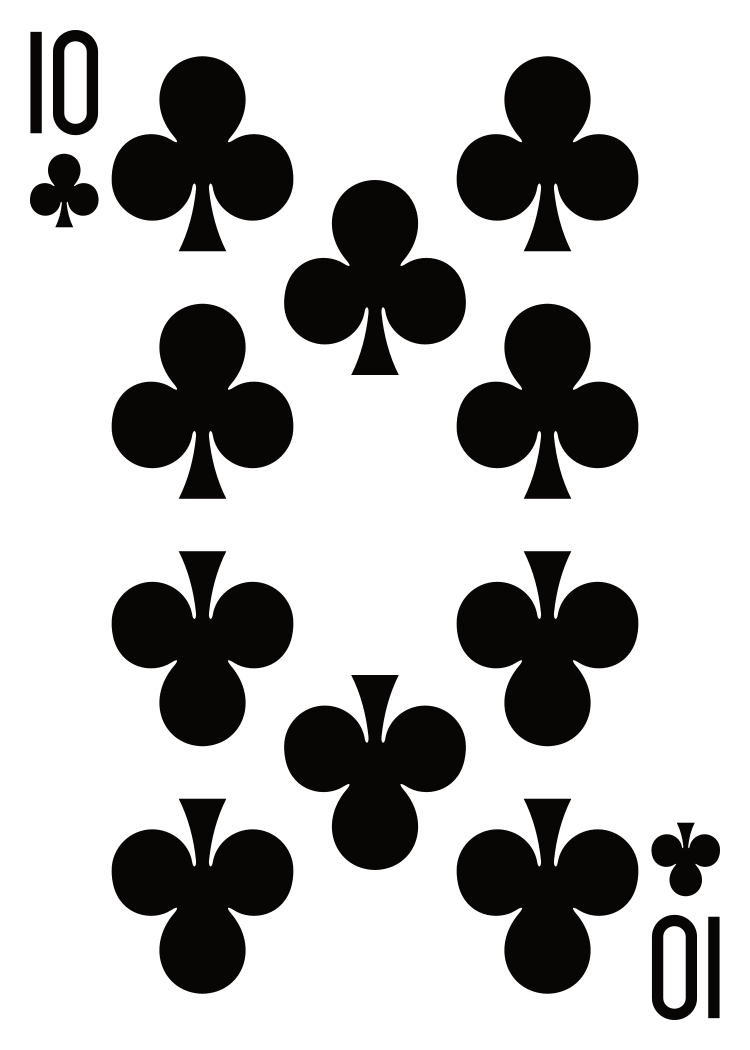
#> input picture samples/cards/deck1/10 of clubs.png, 2250 x 3150 px, given as the content of the folder captures, which was not available (shown at 1/3 size)
$ python harvest_cards.py
#> lines starting #> are read from the running program, lines starting #| are printed output that depends on the picture; after the words box and inside, x2 and y2 are one past the last pixel; in counts of white or black regions, pixels touching at a corner belong together; pictures that were not available may be replaced by others from this repository, and a replacement may not be noted
from pathlib import Path

import cv2
import numpy as np


# ============================================================
# CONFIG
# ============================================================

INPUT_DIR = Path("captures")

HARVEST_ROOT = Path("harvested")
CARDS_DIR = HARVEST_ROOT / "cards"
DEBUG_DIR = HARVEST_ROOT / "debug"

CARDS_DIR.mkdir(parents=True, exist_ok=True)
DEBUG_DIR.mkdir(parents=True, exist_ok=True)

NORMALIZED_SIZE = (80, 116)

# Face-up cards in your screenshots are mostly white.
# Card backs are noticeably less white.
MIN_WHITE_RATIO = 0.60

# Correlation threshold for duplicate detection.
# Higher = stricter match requirement.
DUPLICATE_SIMILARITY = 0.955


# ============================================================
# TABLE REGION
# ============================================================

def crop_table_region(image):
    """
    Restrict detection to the blackjack table area.

    This avoids browser chrome, Dock icons, sidebars,
    and unrelated UI elements.
    """

    h, w = image.shape[:2]

    x1 = int(w * 0.07)
    x2 = int(w * 0.92)

    y1 = int(h * 0.24)
    y2 = int(h * 0.92)

    roi = image[y1:y2, x1:x2]

    return roi, (x1, y1)


# ============================================================
# FACE-UP CARD FILTER
# ============================================================

def white_ratio(card):
    """
    Return the fraction of pixels that are bright/white.
    """

    hsv = cv2.cvtColor(
        card,
        cv2.COLOR_BGR2HSV
    )

    white_mask = cv2.inRange(
        hsv,
        np.array([0, 0, 170]),
        np.array([179, 100, 255])
    )

    white_pixels = np.count_nonzero(
        white_mask
    )

    total_pixels = white_mask.size

    if total_pixels == 0:
        return 0.0

    return white_pixels / total_pixels


def looks_face_up(card):
    """
    Reject card backs and dark UI candidates.
    """

    return white_ratio(card) >= MIN_WHITE_RATIO


# ============================================================
# NORMALIZATION
# ============================================================

def normalize_card(card):
    """
    Convert a card crop into a standardized grayscale image.

    This makes duplicate comparison less sensitive to
    tiny changes in position or scale.
    """

    gray = cv2.cvtColor(
        card,
        cv2.COLOR_BGR2GRAY
    )

    resized = cv2.resize(
        gray,
        NORMALIZED_SIZE,
        interpolation=cv2.INTER_AREA
    )

    resized = cv2.GaussianBlur(
        resized,
        (3, 3),
        0
    )

    return resized


# ============================================================
# DUPLICATE DETECTION
# ============================================================

def similarity_score(a, b):
    """
    Compute normalized correlation.

    ~1.0 = extremely similar
    ~0.0 = unrelated
    """

    a = a.astype(np.float32)
    b = b.astype(np.float32)

    a_std = a.std()
    b_std = b.std()

    if a_std < 1e-6 or b_std < 1e-6:
        return 0.0

    a = (
        a - a.mean()
    ) / a_std

    b = (
        b - b.mean()
    ) / b_std

    return float(
        np.mean(a * b)
    )


def is_duplicate(card, saved_cards):
    """
    Compare a candidate against all previously saved cards.
    """

    normalized = normalize_card(
        card
    )

    best_score = None

    for previous in saved_cards:
        score = similarity_score(
            normalized,
            previous
        )

        if (
            best_score is None
            or score > best_score
        ):
            best_score = score

        if score >= DUPLICATE_SIMILARITY:
            return True, score

    return False, best_score


# ============================================================
# CARD DETECTION
# ============================================================

def detect_cards(table_image):
    """
    Detect large upright card-shaped white regions.
    """

    h, w = table_image.shape[:2]
    image_area = h * w

    hsv = cv2.cvtColor(
        table_image,
        cv2.COLOR_BGR2HSV
    )

    # Detect bright card surfaces.
    mask = cv2.inRange(
        hsv,
        np.array([0, 0, 175]),
        np.array([179, 95, 255])
    )

    kernel = cv2.getStructuringElement(
        cv2.MORPH_RECT,
        (3, 3)
    )

    mask = cv2.morphologyEx(
        mask,
        cv2.MORPH_CLOSE,
        kernel
    )

    mask = cv2.morphologyEx(
        mask,
        cv2.MORPH_OPEN,
        kernel
    )

    contours, _ = cv2.findContours(
        mask,
        cv2.RETR_EXTERNAL,
        cv2.CHAIN_APPROX_SIMPLE
    )

    detections = []

    for contour in contours:
        x, y, box_w, box_h = cv2.boundingRect(
            contour
        )

        if box_h == 0:
            continue

        area = box_w * box_h

        relative_area = (
            area / image_area
        )

        aspect_ratio = (
            box_w / box_h
        )

        contour_area = cv2.contourArea(
            contour
        )

        rectangularity = (
            contour_area
            / max(area, 1)
        )

        # Typical portrait-oriented playing card.
        if not 0.40 <= aspect_ratio <= 0.90:
            continue

        # Reject tiny interface elements and large panels.
        if not 0.00030 <= relative_area <= 0.025:
            continue

        if rectangularity < 0.68:
            continue

        detections.append(
            (x, y, box_w, box_h)
        )

    return detections


# ============================================================
# CROPPING
# ============================================================

def padded_crop(
    image,
    x,
    y,
    w,
    h,
    padding=3
):
    """
    Add a small margin around detected cards.
    """

    x1 = max(
        0,
        x - padding
    )

    y1 = max(
        0,
        y - padding
    )

    x2 = min(
        image.shape[1],
        x + w + padding
    )

    y2 = min(
        image.shape[0],
        y + h + padding
    )

    return image[
        y1:y2,
        x1:x2
    ]


# ============================================================
# MAIN
# ============================================================

def main():
    image_paths = sorted(
        INPUT_DIR.glob("*.png")
    )

    if not image_paths:
        print(
            f"No screenshots found in: "
            f"{INPUT_DIR.resolve()}"
        )
        return

    print(
        f"Found {len(image_paths)} captured frames."
    )

    saved_cards = []

    candidate_count = 0
    saved_count = 0
    duplicate_count = 0
    rejected_count = 0

    for frame_number, path in enumerate(
        image_paths,
        start=1
    ):
        image = cv2.imread(
            str(path)
        )
#> image is the input picture: shape (3150, 2250, 3); mean B, G, R 186.9, 187.2, 187.7

        if image is None:
            continue

        table, offset = crop_table_region(
            image
        )
#> in crop_table_region, `roi = image[y1:y2, x1:x2]`:
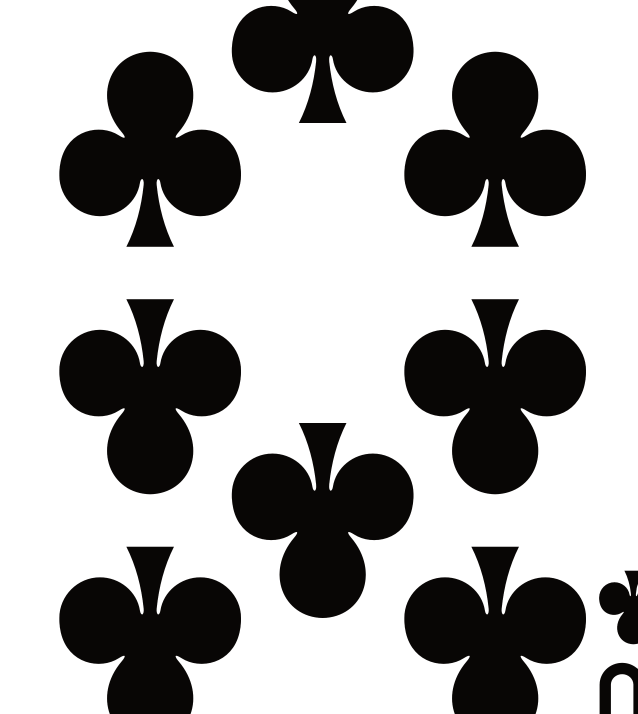
#> roi: shape (2142, 1913, 3) (shown at 1/3 size); mean B, G, R 169.8, 170.1, 170.8
#> offset = (157, 756)

        offset_x, offset_y = offset
#> offset_x = 157; offset_y = 756

        detections = detect_cards(
            table
        )
#> in detect_cards, `hsv = cv2.cvtColor( table_image, cv2.COLOR_BGR2HSV )`: hsv: shape (2142, 1913, 3); mean H, S, V 3.4, 32.5, 170.8
#> in detect_cards, `mask = cv2.inRange( hsv, np.array([0, 0, 175]), np.array([179, 95, 255..`: mask: shape (2142, 1913); 65.8% white; 10 black regions, largest, box (x1, y1, x2, y2) and area: (178, 897, 723, 1483) 181709, (1213, 897, 1758, 1483) 181709, (178, 155, 723, 741) 181708
#> in detect_cards, `mask = cv2.morphologyEx( mask, cv2.MORPH_CLOSE, kernel )`: mask: shape (2142, 1913); 65.8% white; 10 black regions, largest, box (x1, y1, x2, y2) and area: (178, 897, 723, 1483) 181707, (1213, 897, 1758, 1483) 181707, (178, 155, 723, 741) 181706
#> in detect_cards, `mask = cv2.morphologyEx( mask, cv2.MORPH_OPEN, kernel )`: mask: shape (2142, 1913); 65.8% white; 10 black regions
#> in detect_cards, `contours, _ = cv2.findContours( mask, cv2.RETR_EXTERNAL, cv2.CHAIN_APP..`: contours = 3 contours; box (x1, y1, x2, y2) and area: (0, 0, 1913, 2142) 3591014, (1833, 2023, 1900, 2142) 7370, (1908, 1759, 1913, 1787) 72
#> the loop in detect_cards, `for contour in contours:` made 3 passes
#> (x, y, box_w, box_h, area, relative_area, aspect_ratio, contour_area) on pass 2: (1908, 1759, 5, 28, 140, 3.42e-05, 0.179, 72)
#> after the loop in detect_cards, `for contour in contours:`: detections = [(1833, 2023, 67, 119)]
#> detections = [(1833, 2023, 67, 119)]

        annotated = image.copy()

        for x, y, w, h in detections:
            candidate_count += 1

            crop = padded_crop(
                table,
                x,
                y,
                w,
                h
            )

            if crop.size == 0:
                continue

            full_x = (
                x + offset_x
            )

            full_y = (
                y + offset_y
            )

            # --------------------------------------------
            # FACE-DOWN / UI REJECTION
            # --------------------------------------------

            if not looks_face_up(
                crop
            ):
                rejected_count += 1

                cv2.rectangle(
                    annotated,
                    (
                        full_x,
                        full_y
                    ),
                    (
                        full_x + w,
                        full_y + h
                    ),
                    (255, 0, 255),
                    2
                )

                cv2.putText(
                    annotated,
                    "REJECT",
                    (
                        full_x,
                        max(
                            20,
                            full_y - 8
                        )
                    ),
                    cv2.FONT_HERSHEY_SIMPLEX,
                    0.45,
                    (255, 0, 255),
                    2
                )

                continue

            # --------------------------------------------
            # DUPLICATE CHECK
            # --------------------------------------------

            duplicate, score = is_duplicate(
                crop,
                saved_cards
            )

            if duplicate:
                duplicate_count += 1

                cv2.rectangle(
                    annotated,
                    (
                        full_x,
                        full_y
                    ),
                    (
                        full_x + w,
                        full_y + h
                    ),
                    (0, 165, 255),
                    2
                )

                cv2.putText(
                    annotated,
                    "DUP",
                    (
                        full_x,
                        max(
                            20,
                            full_y - 8
                        )
                    ),
                    cv2.FONT_HERSHEY_SIMPLEX,
                    0.45,
                    (0, 165, 255),
                    2
                )

                continue

            # --------------------------------------------
            # SAVE NEW UNIQUE FACE-UP CARD
            # --------------------------------------------

            normalized = normalize_card(
                crop
            )

            saved_cards.append(
                normalized
            )

            saved_count += 1

            filename = (
                CARDS_DIR
                / f"card_{saved_count:04d}.png"
            )

            cv2.imwrite(
                str(filename),
                crop
            )

            cv2.rectangle(
                annotated,
                (
                    full_x,
                    full_y
                ),
                (
                    full_x + w,
                    full_y + h
                ),
                (0, 255, 0),
                2
            )

            cv2.putText(
                annotated,
                f"NEW {saved_count}",
                (
                    full_x,
                    max(
                        20,
                        full_y - 8
                    )
                ),
                cv2.FONT_HERSHEY_SIMPLEX,
                0.5,
                (0, 255, 0),
                2
            )
#> this loop made 1 pass
#> (x, y, w, h, candidate_count, x1 in padded_crop, y1 in padded_crop, x2 in padded_crop) on pass 1: (1833, 2023, 67, 119, 1, 1830, 2020, 1903)
#> pass 1, in main, `crop = padded_crop( table, x, y, w, h )`:
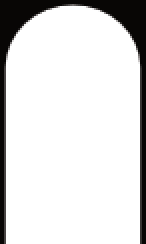
#> crop: shape (122, 73, 3) (shown 2 times larger); mean B, G, R 218.1, 218.3, 218.7
#> pass 1, in white_ratio, `white_mask = cv2.inRange( hsv, np.array([0, 0, 170]), np.array([179, 1..`:
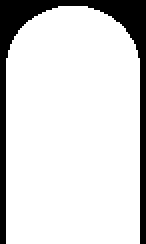
#> white_mask: shape (122, 73) (shown 2 times larger); 84.6% white; 1 black region, box (x1, y1, x2, y2) and area: (0, 0, 73, 122) 1368
#> after the loop, candidate_count = 1; duplicate_count = 0; rejected_count = 0; saved_cards = 1 item; saved_count = 1

        # Save debug frames only when something was detected.
        if detections:
            debug_path = (
                DEBUG_DIR
                / f"frame_{frame_number:04d}.png"
            )

            cv2.imwrite(
                str(debug_path),
                annotated
            )

    print()
    print("--- HARVEST COMPLETE ---")

    print(
        f"Frames scanned: "
        f"{len(image_paths)}"
    )

    print(
        f"Candidate detections: "
        f"{candidate_count}"
    )
#| Candidate detections: 1

    print(
        f"Rejected card backs/UI: "
        f"{rejected_count}"
    )
#| Rejected card backs/UI: 0

    print(
        f"Duplicates rejected: "
        f"{duplicate_count}"
    )
#| Duplicates rejected: 0

    print(
        f"Unique face-up cards saved: "
        f"{saved_count}"
    )
#| Unique face-up cards saved: 1

    print(
        f"Cards: "
        f"{CARDS_DIR.resolve()}"
    )

    print(
        f"Debug images: "
        f"{DEBUG_DIR.resolve()}"
    )


if __name__ == "__main__":
    main()

$ run again, on samples/cards/original/ace_diamonds.png
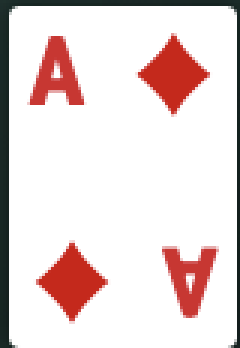
#> input picture samples/cards/original/ace_diamonds.png, 80 x 116 px, given as the content of the folder captures, which was not available (shown 3 times larger)
#> in main, image is the input picture: shape (116, 80, 3); mean B, G, R 215.7, 216.8, 232.8
#> in crop_table_region, `roi = image[y1:y2, x1:x2]`:
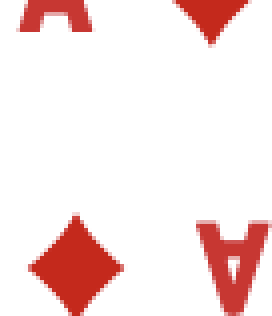
#> roi: shape (79, 68, 3) (shown 4 times larger); mean B, G, R 226, 227.2, 247.2
#> offset = (5, 27)
#> offset_x = 5; offset_y = 27
#> hsv: shape (79, 68, 3); mean H, S, V 0.9, 27.2, 247.2
#> in detect_cards, `mask = cv2.morphologyEx( mask, cv2.MORPH_OPEN, kernel )`:
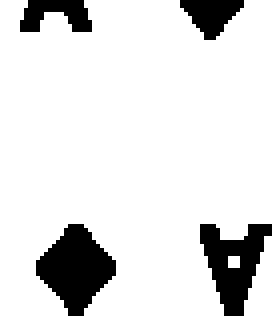
#> mask: shape (79, 68) (shown 4 times larger); 87.1% white; 4 black regions
#> contours = 3 contours, 1 with area under 20; largest, box (x1, y1, x2, y2) and area: (0, 0, 68, 79) 4396, (61, 59, 68, 79) 66
#> the loop in detect_cards, `for contour in contours:` made 3 passes
#> (x, y, box_w, box_h, area, relative_area, aspect_ratio, contour_area) on passes 2 to 3: (61, 59, 7, 20, 140, 0.0261, 0.35, 66.5), (0, 0, 68, 79, 5372, 1, 0.861, 4395.5)
#> after the loop in detect_cards, `for contour in contours:`: detections = []
#> after the loop in main, `for x, y, w, h in detections:`: candidate_count = 0; saved_cards = []; saved_count = 0
#| Candidate detections: 0
#| Rejected card backs/UI: 0
#| Duplicates rejected: 0
#| Unique face-up cards saved: 0
